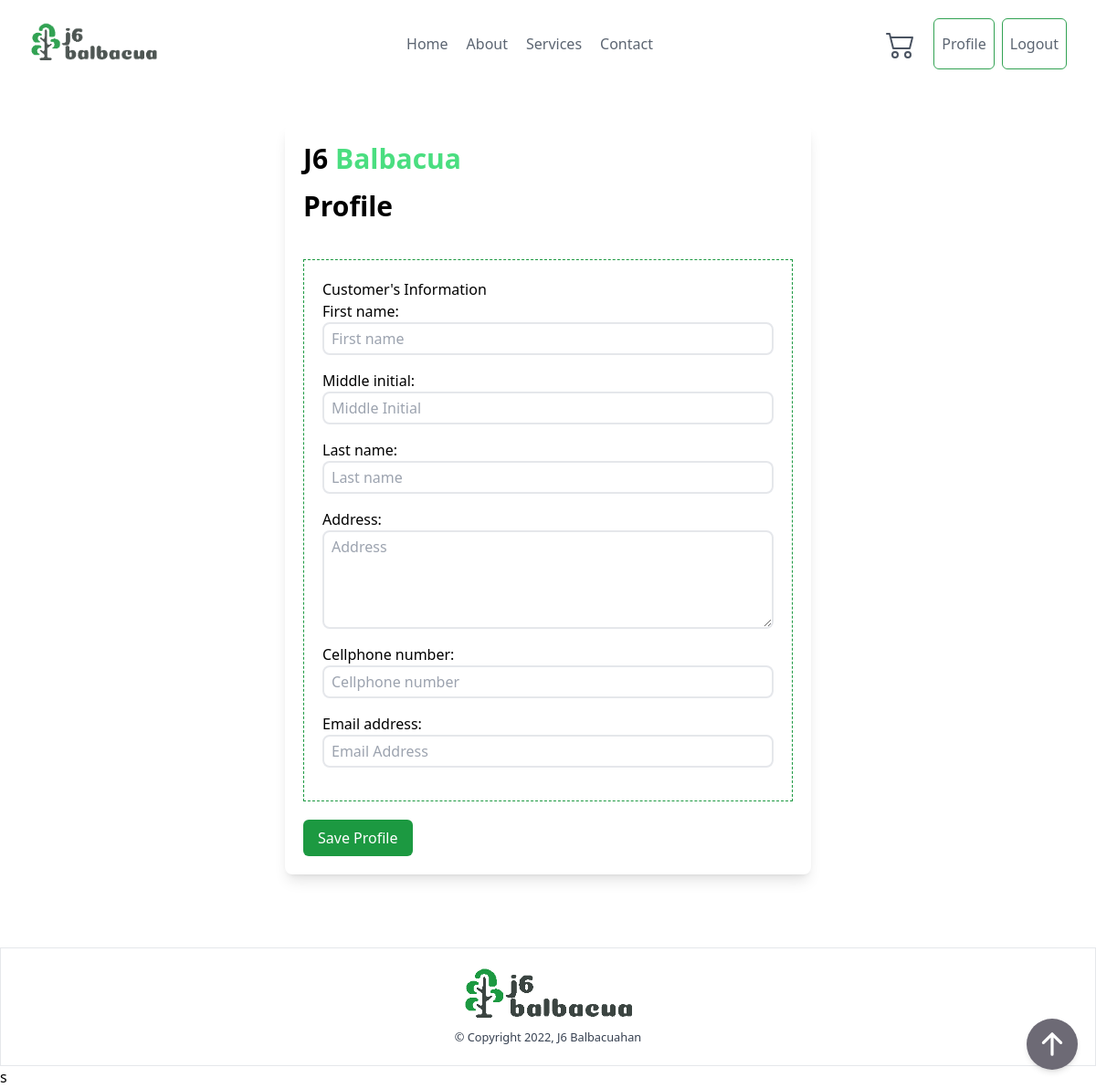
The app's page /profile/edit (signed in), older data.
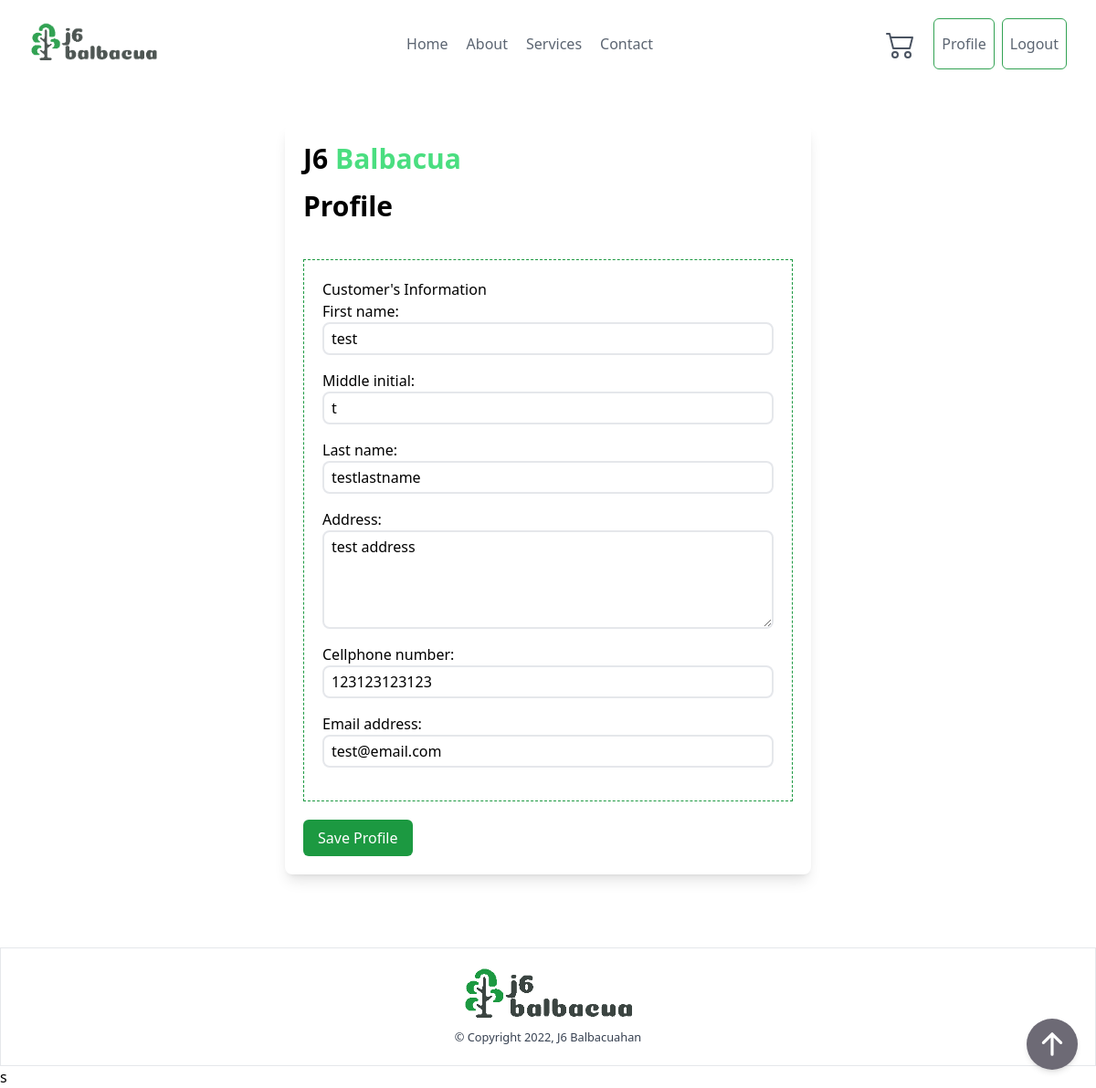
The same page, newer data.
### ordering/models.py (models this page shows, shortened)
class Profile(models.Model):
    user = models.OneToOneField(User, related_name='user', on_delete=models.CASCADE)
    first_name = models.CharField(max_length=255, blank=True, null=True)
    last_name = models.CharField(max_length=255, blank=True, null=True)
    middle_initial = models.CharField(max_length=1, blank=True, null=True)
    address = models.TextField(max_length=2225, blank=True, null=True)
    cellphone_number = models.IntegerField(blank=True, null=True)
    email_address = models.EmailField(blank=True, null=True)

### ordering/views.py (the view, shortened to what this page needs)
# urls.py: path('profile/edit', views.ProfileEditView.as_view(), name='profile-edit'),
class ProfileEditView(LoginRequiredMixin, View):
    def get(self, request):
        user = User.objects.get(pk=request.user.pk)
        instance = Profile.objects.get(user=user)
        form = ProfileForm(instance=instance)
        if 'cart' in self.request.session:
            cart = self.request.session['cart']
        else:
            cart = []
        context = {
            'form': form,
            'cart': len(cart)
        }
        return render(request, 'profile_edit.html', context)

### templates/profile_edit.html (shortened to what this page needs)
{% extends 'base.html' %}
{% block content %}
{% include 'components/header.html' %}
    <div class="container mx-auto py-10 mb-10">
        <div class="container mx-auto max-w-md bg-white shadow-lg rounded-lg md:max-w-xl">
            <div class="md:flex ">
                <div class="w-full p-4 px-5 py-5">
                    <div class="flex gap-2 flex-row mb-4">
                        <h2 class="text-3xl font-semibold">J6</h2>
                        <h2 class="text-3xl text-green-400 font-semibold">Balbacua</h2>
                    </div>
                    <div class="mb-10 text-3xl font-semibold">Profile</div>
                    <div class="border border-j6primary border-dashed p-5">
                        <h3>Customer's Information</h3>
                        <form action="{% url 'profile-edit' %}" method="POST" hx-boost="true">
                            {{form}}
                    </div>
                    <div class="mt-5">
                            <button
                            class="px-4 py-2 text-white transition-colors duration-200 transform rounded-md bg-j6primary hover:bg-green-500 focus:outline-none focus:bg-green-500"
                            >
                            Save Profile
                            </button>
                    </div>
                </div>
            </div>
        </div>
    </div>
{% include 'components/footer.html' %}s
{% endblock content %}

Row changes from the older to the newer data that the page shows:
changed Profile: first_name (not shown) → "test"; middle_initial (not shown) → "t"; last_name (not shown) → "testlastname"; address (not shown) → "test address"; cellphone_number (not shown) → "123123123123"; email_address (not shown) → "test@email.com"
